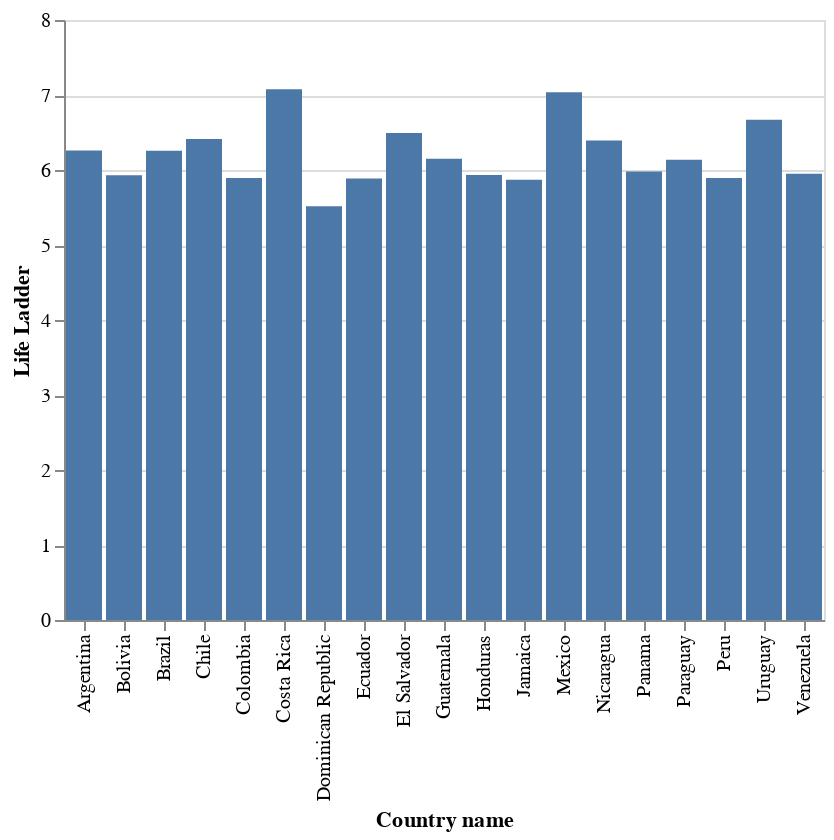

The code cell stored with this chart in its notebook:
### Markdown cell above
¿ Qué pasa si queremos un gráfico de barras?

### Code cell
alt.Chart(happy_lac).mark_bar().encode(
y = alt.Y("Life Ladder"),
x = alt.X("Country name")
)

### Figure 1 — Vega-Lite specification as saved in the notebook (floating-point values rounded to 4 significant figures)
{"config": {"view": {"continuousWidth": 300, "continuousHeight": 300}}, "data": {"name": "data-d6f2fa7d3b46e8375cb1e664682de5f6"}, "mark": {"type": "bar"}, "encoding": {"x": {"field": "Country name", "type": "nominal"}, "y": {"field": "Life Ladder", "type": "quantitative"}}, "$schema": "https://vega.github.io/schema/vega-lite/v5.16.3.json", "datasets": {"data-d6f2fa7d3b46e8375cb1e664682de5f6": [{"Country name": "Argentina", "year": 2022, "Life Ladder": 6.261, "Log GDP per capita": 10.01, "Social support": 0.893, "Healthy life expectancy at birth": 67.25, "Freedom to make life choices": 0.825, "Generosity": -0.128, "Perceptions of corruption": 0.81, "Positive affect": 0.724, "Negative affect": 0.284, "Regional indicator": "Latin America and Caribbean", "_merge": "both"}, {"Country name": "Bolivia", "year": 2022, "Life Ladder": 5.929, "Log GDP per capita": 9.014, "Social support": 0.824, "Healthy life expectancy at birth": 63.75, "Freedom to make life choices": 0.865, "Generosity": -0.08, "Perceptions of corruption": 0.84, "Positive affect": 0.738, "Negative affect": 0.426, "Regional indicator": "Latin America and Caribbean", "_merge": "both"}, {"Country name": "Brazil", "year": 2022, "Life Ladder": 6.257, "Log GDP per capita": 9.611, "Social support": 0.866, "Healthy life expectancy at birth": 65.92, "Freedom to make life choices": 0.83, "Generosity": -0.061, "Perceptions of corruption": 0.742, "Positive affect": 0.681, "Negative affect": 0.341, "Regional indicator": "Latin America and Caribbean", "_merge": "both"}, {"Country name": "Chile", "year": 2022, "Life Ladder": 6.415, "Log GDP per capita": 10.15, "Social support": 0.887, "Healthy life expectancy at birth": 70.45, "Freedom to make life choices": 0.793, "Generosity": -0.011, "Perceptions of corruption": 0.796, "Positive affect": 0.775, "Negative affect": 0.253, "Regional indicator": "Latin America and Caribbean", "_merge": "both"}, {"Country name": "Colombia", "year": 2022, "Life Ladder": 5.892, "Log GDP per capita": 9.66, "Social support": 0.877, "Healthy life expectancy at birth": 69.53, "Freedom to make life choices": 0.799, "Generosity": -0.162, "Perceptions of corruption": 0.863, "Positive affect": 0.762, "Negative affect": 0.306, "Regional indicator": "Latin America and Caribbean", "_merge": "both"}, {"Country name": "Costa Rica", "year": 2022, "Life Ladder": 7.077, "Log GDP per capita": 9.998, "Social support": 0.902, "Healthy life expectancy at birth": 70.0, "Freedom to make life choices": 0.91, "Generosity": -0.047, "Perceptions of corruption": 0.751, "Positive affect": 0.793, "Negative affect": 0.272, "Regional indicator": "Latin America and Caribbean", "_merge": "both"}, {"Country name": "Dominican Republic", "year": 2022, "Life Ladder": 5.518, "Log GDP per capita": 9.874, "Social support": 0.82, "Healthy life expectancy at birth": 64.6, "Freedom to make life choices": 0.853, "Generosity": -0.084, "Perceptions of corruption": 0.656, "Positive affect": 0.723, "Negative affect": 0.306, "Regional indicator": "Latin America and Caribbean", "_merge": "both"}, {"Country name": "Ecuador", "year": 2022, "Life Ladder": 5.887, "Log GDP per capita": 9.29, "Social support": 0.825, "Healthy life expectancy at birth": 69.25, "Freedom to make life choices": 0.759, "Generosity": -0.08, "Perceptions of corruption": 0.866, "Positive affect": 0.777, "Negative affect": 0.356, "Regional indicator": "Latin America and Caribbean", "_merge": "both"}, {"Country name": "El Salvador", "year": 2022, "Life Ladder": 6.492, "Log GDP per capita": 9.135, "Social support": 0.772, "Healthy life expectancy at birth": 65.95, "Freedom to make life choices": 0.914, "Generosity": -0.112, "Perceptions of corruption": 0.621, "Positive affect": 0.823, "Negative affect": 0.296, "Regional indicator": "Latin America and Caribbean", "_merge": "both"}, {"Country name": "Guatemala", "year": 2022, "Life Ladder": 6.15, "Log GDP per capita": 9.116, "Social support": 0.806, "Healthy life expectancy at birth": 62.9, "Freedom to make life choices": 0.856, "Generosity": -0.057, "Perceptions of corruption": 0.835, "Positive affect": 0.835, "Negative affect": 0.263, "Regional indicator": "Latin America and Caribbean", "_merge": "both"}, {"Country name": "Honduras", "year": 2022, "Life Ladder": 5.932, "Log GDP per capita": 8.645, "Social support": 0.729, "Healthy life expectancy at birth": 64.28, "Freedom to make life choices": 0.851, "Generosity": 0.081, "Perceptions of corruption": 0.834, "Positive affect": 0.775, "Negative affect": 0.289, "Regional indicator": "Latin America and Caribbean", "_merge": "both"}, {"Country name": "Jamaica", "year": 2022, "Life Ladder": 5.87, "Log GDP per capita": 9.198, "Social support": 0.868, "Healthy life expectancy at birth": 66.6, "Freedom to make life choices": 0.874, "Generosity": -0.088, "Perceptions of corruption": 0.91, "Positive affect": 0.718, "Negative affect": 0.269, "Regional indicator": "Latin America and Caribbean", "_merge": "both"}, {"Country name": "Mexico", "year": 2022, "Life Ladder": 7.038, "Log GDP per capita": 9.876, "Social support": 0.858, "Healthy life expectancy at birth": 65.8, "Freedom to make life choices": 0.861, "Generosity": -0.121, "Perceptions of corruption": 0.78, "Positive affect": 0.818, "Negative affect": 0.205, "Regional indicator": "Latin America and Caribbean", "_merge": "both"}, {"Country name": "Nicaragua", "year": 2022, "Life Ladder": 6.392, "Log GDP per capita": 8.664, "Social support": 0.844, "Healthy life expectancy at birth": 65.72, "Freedom to make life choices": 0.914, "Generosity": -0.001, "Perceptions of corruption": 0.57, "Positive affect": 0.787, "Negative affect": 0.339, "Regional indicator": "Latin America and Caribbean", "_merge": "both"}, {"Country name": "Panama", "year": 2022, "Life Ladder": 5.979, "Log GDP per capita": 10.33, "Social support": 0.891, "Healthy life expectancy at birth": 69.0, "Freedom to make life choices": 0.899, "Generosity": -0.121, "Perceptions of corruption": 0.887, "Positive affect": 0.821, "Negative affect": 0.259, "Regional indicator": "Latin America and Caribbean", "_merge": "both"}, {"Country name": "Paraguay", "year": 2022, "Life Ladder": 6.138, "Log GDP per capita": 9.508, "Social support": 0.899, "Healthy life expectancy at birth": 65.95, "Freedom to make life choices": 0.922, "Generosity": -0.011, "Perceptions of corruption": 0.839, "Positive affect": 0.821, "Negative affect": 0.238, "Regional indicator": "Latin America and Caribbean", "_merge": "both"}, {"Country name": "Peru", "year": 2022, "Life Ladder": 5.892, "Log GDP per capita": 9.449, "Social support": 0.823, "Healthy life expectancy at birth": 70.03, "Freedom to make life choices": 0.764, "Generosity": -0.178, "Perceptions of corruption": 0.884, "Positive affect": 0.755, "Negative affect": 0.378, "Regional indicator": "Latin America and Caribbean", "_merge": "both"}, {"Country name": "Uruguay", "year": 2022, "Life Ladder": 6.671, "Log GDP per capita": 10.08, "Social support": 0.905, "Healthy life expectancy at birth": 67.5, "Freedom to make life choices": 0.878, "Generosity": -0.052, "Perceptions of corruption": 0.631, "Positive affect": 0.775, "Negative affect": 0.267, "Regional indicator": "Latin America and Caribbean", "_merge": "both"}, {"Country name": "Venezuela", "year": 2022, "Life Ladder": 5.949, "Log GDP per capita": null, "Social support": 0.899, "Healthy life expectancy at birth": 63.88, "Freedom to make life choices": 0.77, "Generosity": null, "Perceptions of corruption": 0.798, "Positive affect": 0.754, "Negative affect": 0.292, "Regional indicator": "Latin America and Caribbean", "_merge": "both"}]}}
